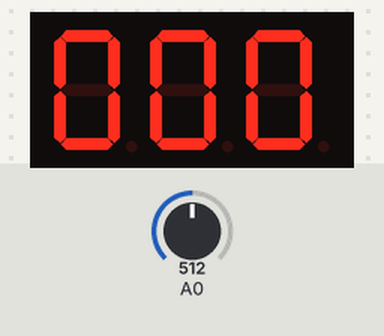
This sketch was run on a simulated Arduino Uno, built with avr-gcc and run on an emulated ATmega328P. Parts: 3-digit seven-segment display. Wiring (inferred from the names in the program): 3-digit 7-segment display, segments lit when HIGH: segments pin 4, pin 5, pin 6, pin 7, pin 8, pin 3, pin 2; digit selects pin 9, pin 10, pin 11. The inputs (shaded band) are chosen by the test bench; at power-on: A0 = 512. The segment pins are drawn as the display they are named for; what the sketch prints to the serial monitor is not drawn.

Above: at 0.1 s.
At 2.1 s:
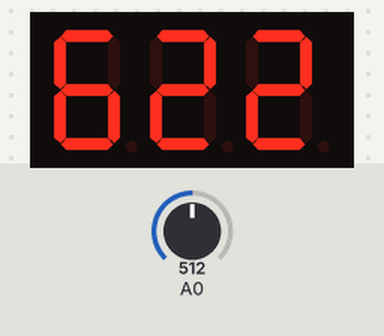

The sketch:

display7segmentos.ino
```cpp
// tabla={0x7E,0X30,0X6D,0X79,0X33,0X5B,0X5F,0X70,0X7F,0X7B};
#define Pi 3.14159
#define T  0.005
const bool tabla[10][7]={{1,1,1, 1,1,1,0},
                         {0,1,1, 0,0,0,0},
                         {1,1,0, 1,1,0,1},
                         {1,1,1, 1,0,0,1},
                         {0,1,1, 0,0,1,1},
                         {1,0,1, 1,0,1,1},
                         {1,0,1, 1,1,1,1},
                         {1,1,1, 0,0,0,0},
                         {1,1,1, 1,1,1,1},
                         {1,1,1, 1,0,1,1}};
//-------------pines----------------//
const uint8_t Display[7]={4,5,6,7,8,3,2}; // pines display
const uint8_t hab[3]={9,10,11};// pines habilitadores
const uint8_t pulso=14;// pin pulso
//--------variables ---------------//
unsigned long tiempo=0, tiempo1=0, tiempoCambios;
uint8_t numDis=0;
uint8_t digitos[3]={0,0,0};
int filtro[4]={0,0,0,0};
int filtro_pro[2]={0,0};
char x[3]={0,0,0};
int j,k=0;
int dato=0;
int cruce_cero=1200;
int cuentas=15;
unsigned long promedio=0;
int promedioF=0;
int cuenta_prom=0;
unsigned long periodo=0,periodo1=0;
float frecuencia=0;
int n=0;
int voltaje=0,derivada=0;
void setup() {
 Serial.begin(115200);

 for(int i=0;i<7;i++){
  pinMode(Display[i],OUTPUT);
 }

 for(int i=0;i<3;i++){
  pinMode(hab[i],OUTPUT);
 }
 tiempo=micros();
 digitalWrite(hab[0],HIGH);
 digitalWrite(hab[1],LOW);
 digitalWrite(hab[2],LOW);


}

void loop() {
  //-------------multiplexacion digitos-----------//
  visualizacion();


 //---------------cambio de valor-----------------//
  /*if(micros()-tiempo1>=1000000){
      tiempo1=micros();
      digitos[0]++;
      digitos[1]++;
      digitos[2]++;
      if(digitos[0]>9){
        digitos[0]=0;
        digitos[1]=0;
        digitos[2]=0;
      }
   }*/
}


void visualizacion(){
  if(micros()-tiempo>=5000){
    tiempo=micros();
    filtrar();
    frecuenciaPPM();
    if(cuenta_prom%1==0){
//      Serial.print(filtro_pro[1]);
//      Serial.print(',');
      //Serial.print(promedioF);
      //Serial.print(',');
      Serial.print(cruce_cero);
      Serial.print(',');
      Serial.println(filtro[2]);
    }
    if(cuenta_prom%2==0){
      separarDigitos();
    }
    imp7segmentos();
  }
}

void separarDigitos(){
  char c[3]={0,0,0};
  sprintf(c,"%d",(int)(frecuencia));
  if(frecuencia==0){
    digitos[0]=0;
    digitos[1]=0;
    digitos[2]=0;
  }else{
    digitos[0]=(int)c[0] -'0';
    digitos[1]=(int)c[1] -'0';
    digitos[2]=(int)c[2] -'0';
  }
}

void filtrar(){
    filtro[0]=filtro[1];
    filtro[1]=filtro[2];
    filtro[2]=filtro[3];
    voltaje=analogRead(14)*(5000/1023);
    filtro[3]=(voltaje+filtro[0]+filtro[1]+filtro[2])/4;
    filtro_pro[0]=filtro_pro[1];
    filtro_pro[1]=(0.03*Pi*filtro[2]+filtro_pro[0])/(1+0.03*Pi);
//    promedioF=1100;
    derivada=(filtro_pro[1]-filtro_pro[0]);
    promedio=promedio+filtro[2];
    cuenta_prom++;
    if(cuenta_prom>200){
     promedioF=promedio/cuenta_prom;
     cuenta_prom=0;
     promedio=0;
    }
}

void imp7segmentos(){
    numDis++;
    if(numDis>2){
      numDis=0;
    }
    digitalWrite(hab[0],LOW);
    digitalWrite(hab[1],LOW);
    digitalWrite(hab[2],LOW);
    digitalWrite(hab[numDis],HIGH);
    for(int i=0;i<7;i++){
      digitalWrite(Display[i],tabla[digitos[numDis]][i]);
    }
}

void frecuenciaPPM(){
    if(micros()-tiempoCambios>2000000){
       frecuencia=0;
       frecuencia=622;
    }
    if(cuentas==20){
      if(filtro[3]>=1250 && filtro[3]<=1350){
        tiempoCambios=micros();
        if(cruce_cero==1200){
          cruce_cero=1000;
        }else{
          n++;
          if(n>=3){
            periodo1=periodo;
            periodo=micros();
            //frecuencia=1500000000.0/(periodo-periodo1);// 1000000*60/4
            frecuencia=622;
            if(frecuencia<30){
              frecuencia=0;
              frecuencia=622;
            }
            n=0;
          }
          cruce_cero=1200;
        }
        cuentas=19;
      }
    }else{
      cuentas=cuentas-1;
      if(cuentas==0){
        cuentas=20;
      }
    }
}
```

Measured:
- what the display in image 0 shows lasts 2.1 s, from 0.0 s to 2.1 s
